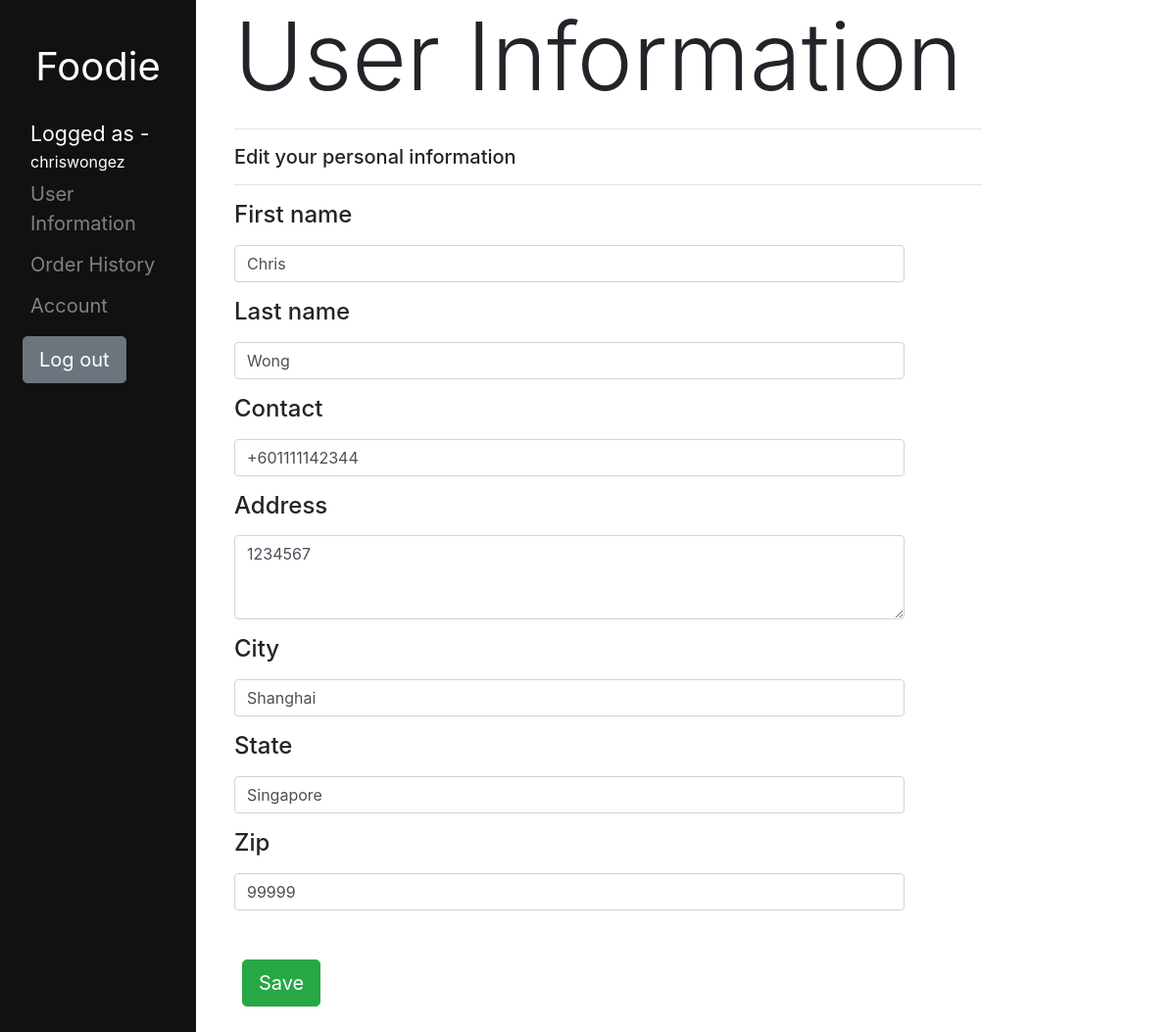
Page /user/index.php (signed in) on the earlier database version.
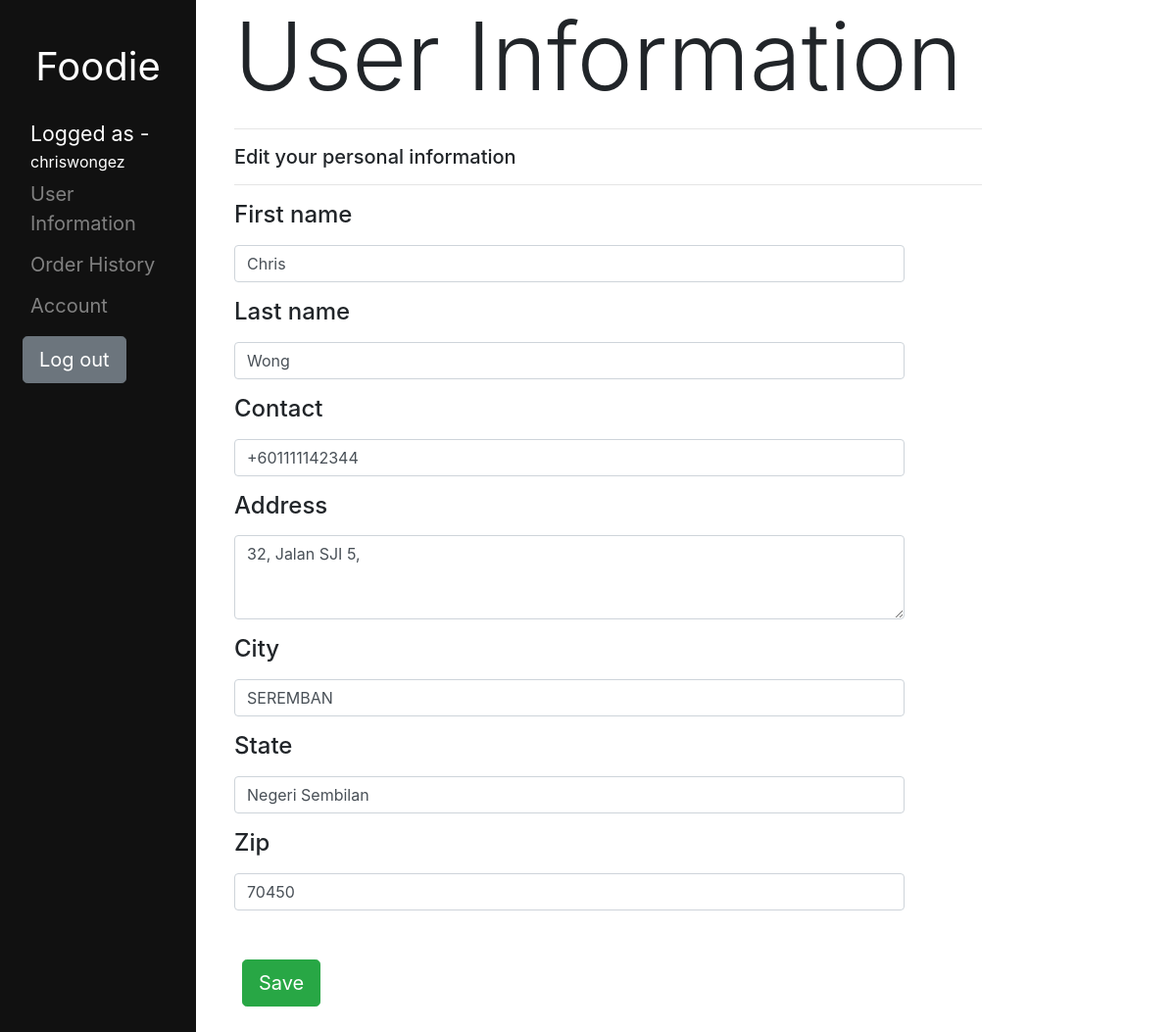
Same page on the later database version.
### tables this page shows
CREATE TABLE `users` (
  `userID` int(4) UNSIGNED ZEROFILL NOT NULL,
  `username` varchar(255) NOT NULL,
  `userpass` varchar(255) NOT NULL,
  `userlevel` varchar(255) NOT NULL,
  `usercontact` varchar(255) DEFAULT NULL,
  `useremail` varchar(255) NOT NULL,
  `isBlock` tinyint(1) NOT NULL DEFAULT 0,
  `userfirst` varchar(255) DEFAULT NULL,
  `userlast` varchar(255) DEFAULT NULL,
  `userAdd` varchar(255) NOT NULL,
  `userCity` varchar(255) NOT NULL,
  `userState` varchar(255) NOT NULL,
  `userZip` int(6) NOT NULL
);

### user/index.php (the view, shortened to what the changed rows need)
<?php
include('../php/dbconnect.php');
if (isset($_SESSION['userID'])) {
    $userID = $_SESSION['userID'];
    $query = "SELECT * FROM users WHERE userID = '$userID'";
    $result = mysqli_query($con, $query);
    if ($result) {
        $row = mysqli_fetch_assoc($result);
        $userfirst = $row['userfirst'];
        $userlast = $row['userlast'];
        $usercontact = $row['usercontact'];
        $userAdd = $row['userAdd'];
        $userCity = $row['userCity'];
        $userState = $row['userState'];
        $userZip = $row['userZip'];
    }
}
?>
<!DOCTYPE html>
<html lang="en">
<head>
    <?php
    include('./include/header.php');
    ?>
</head>
<body>
    <main role="main" class="col-md-9 ml-sm-auto col-lg-10 px-4">
        <div class="container-fluid">
            <div class="row">
                <div class="col-sm-9">
                    <form class="form" action="##" method="post" id="registrationForm">
                        <div class="form-group">
                            <div class="col-xs-6">
                                <label for="first_name">
                                    <h4>First name</h4>
                                </label>
                                <input type="text" class="form-control" name="first_name" id="first_name"
                                    placeholder="First name" value="<?php echo $userfirst ?>" />
                            </div>
                        </div>
                        <div class="form-group">
                            <div class="col-xs-6">
                                <label for="last_name">
                                    <h4>Last name</h4>
                                </label>
                                <input type="text" class="form-control" name="last_name" id="last_name"
                                    placeholder="Last Name" value="<?php echo $userlast ?>" />
                            </div>
                        </div>
                        <div class="form-group">
                            <div class="col-xs-6">
                                <label for="phone">
                                    <h4>Contact</h4>
                                </label>
                                <input type="text" class="form-control" name="contact" id="contact"
                                    placeholder="0123456789" value="<?php echo $usercontact ?>" />
                            </div>
                        </div>
                        <div class="form-group">
                            <div class="col-xs-6">
                                <label for="email">
                                    <h4>Address</h4>
                                </label>
                                <textarea class="form-control" id="address" name="address"
                                    rows="3"><?php echo $userAdd ?></textarea>
                            </div>
                        </div>
                        <div class="form-group">
                            <div class="col-xs-6">
                                <label for="phone">
                                    <h4>City</h4>
                                </label>
                                <input type="text" class="form-control" name="city" placeholder="Enter city"
                                    value="<?php echo $userCity ?>" />
                            </div>
                        </div>
                        <div class="form-group">
                            <div class="col-xs-6">
                                <label for="phone">
                                    <h4>State</h4>
                                </label>
                                <input type="text" class="form-control" name="state" placeholder="Enter state"
                                    value="<?php echo $userState ?>" />
                            </div>
                        </div>
                        <div class="form-group">
                            <div class="col-xs-6">
                                <label for="phone">
                                    <h4>Zip</h4>
                                </label>
                                <input type="text" class="form-control" name="zip" id="zip" placeholder="Enter Zip"
                                    value="<?php echo $userZip ?>" />
                            </div>
                        </div>
                    </form>
                </div>
            </div>
        </div>
    </main>
</body>
</html>

Differences in the rows shown:
changed users "Chris": address "1234567" → "32, Jalan SJI 5,"; city "Shanghai" → "SEREMBAN"; state "Singapore" → "Negeri Sembilan"; zip "99999" → "70450"
